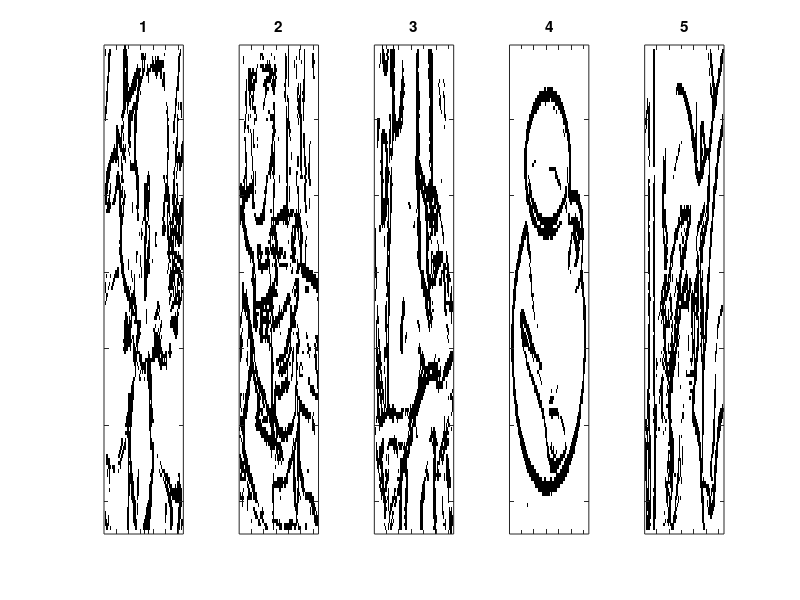
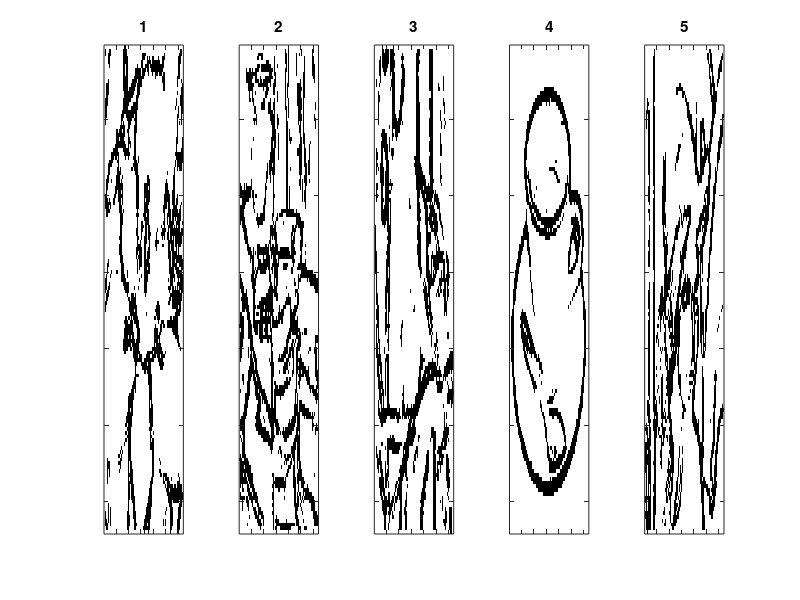
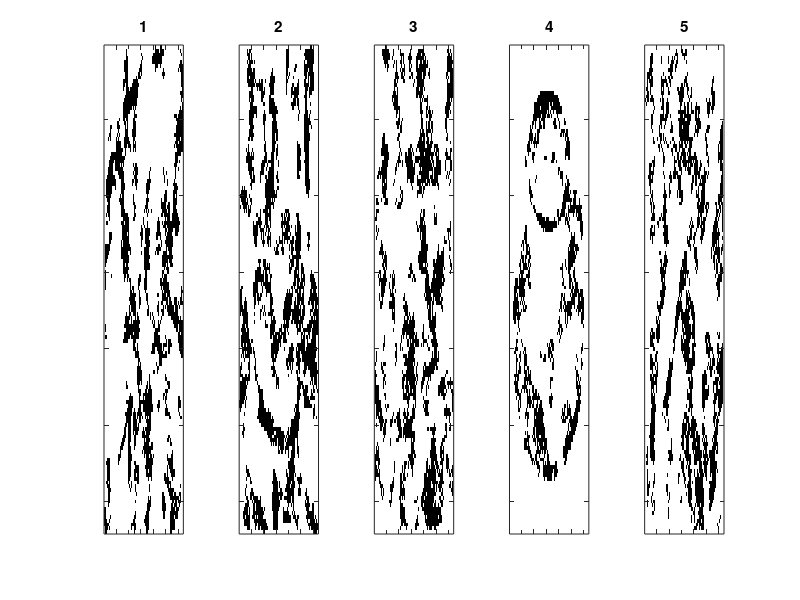
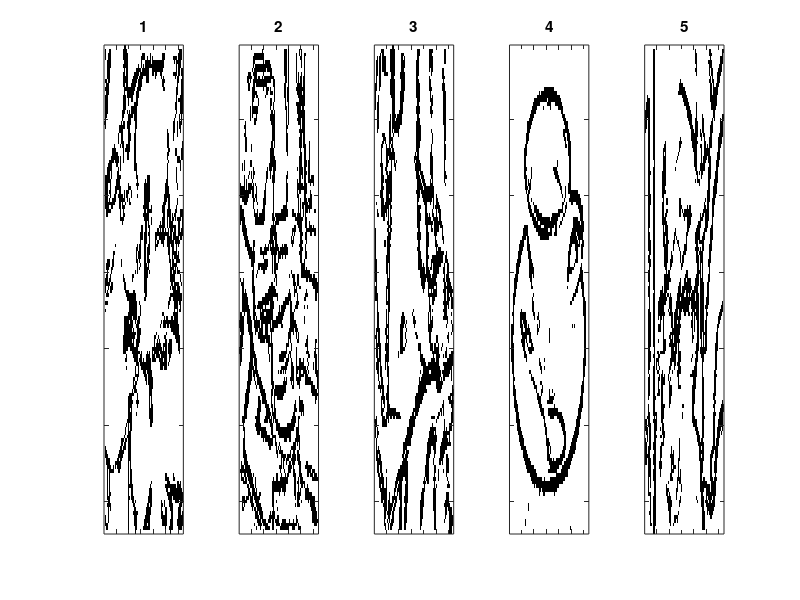

These charts were generated, in order, by the following MATLAB code:
%% make figures

load('best_parameters.mat')
nr_methods = size(order_best_parameters,2)
for method = 1:nr_methods
    figure;
    for image= 1:5
    subplot(1,5,image)
    s1=subimage(squeeze(max_par_fig(method,:,:,image)))
    figure_number = num2str(image)
    fig_name = strcat(figure_number)
        title(fig_name')
        set(gca, 'XTickLabelMode', 'manual', 'XTickLabel', [])
            set(gca, 'YTickLabelMode', 'manual', 'YTickLabel', [])
    end
end